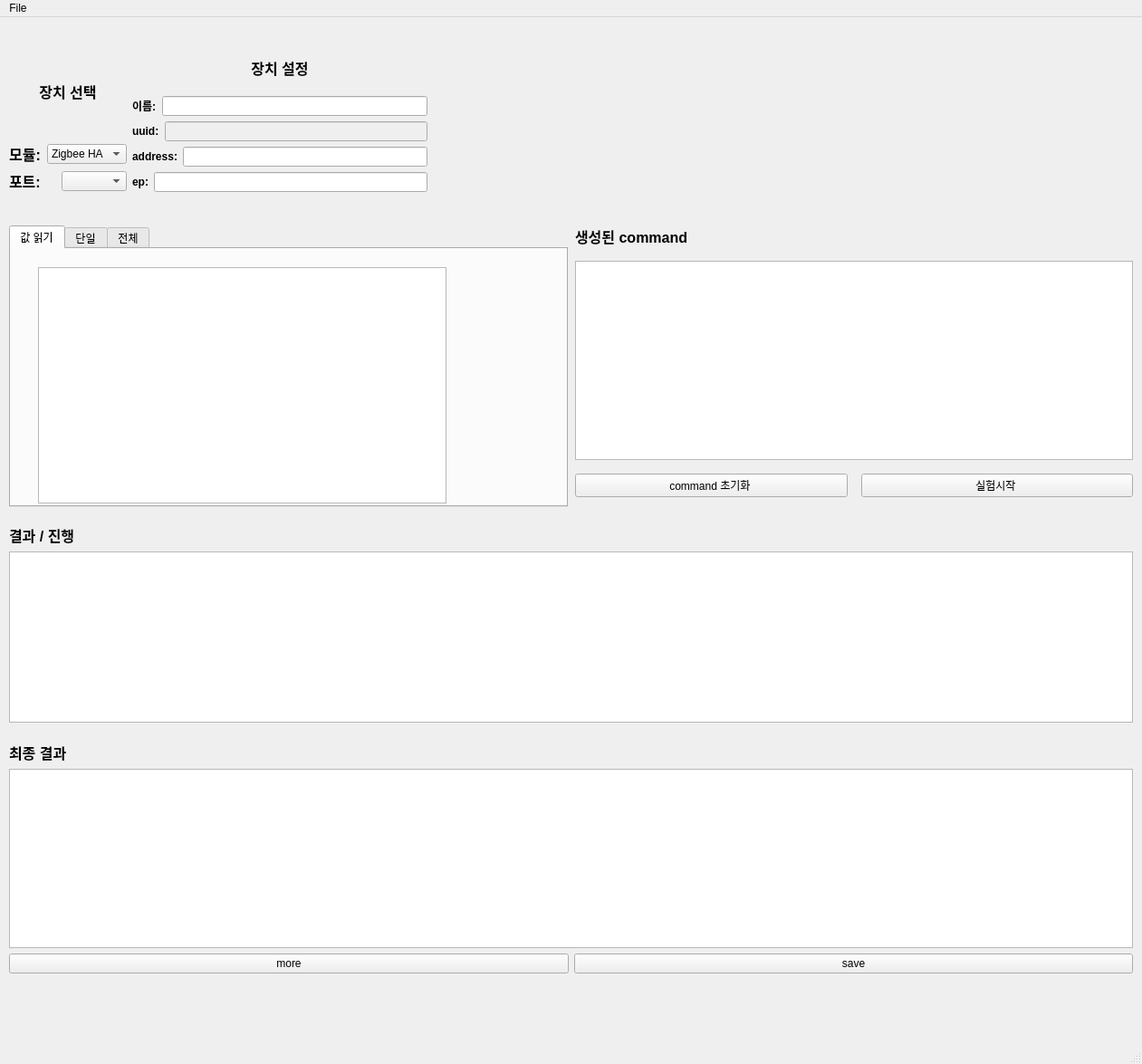
<?xml version="1.0" encoding="UTF-8"?>
<ui version="4.0">
 <class>MainWindow</class>
 <widget class="QMainWindow" name="MainWindow">
  <property name="geometry">
   <rect>
    <x>0</x>
    <y>0</y>
    <width>1261</width>
    <height>1175</height>
   </rect>
  </property>
  <property name="windowTitle">
   <string>MainWindow</string>
  </property>
  <widget class="QWidget" name="centralwidget">
   <widget class="QWidget" name="layoutWidget">
    <property name="geometry">
     <rect>
      <x>10</x>
      <y>800</y>
      <width>1241</width>
      <height>256</height>
     </rect>
    </property>
    <layout class="QVBoxLayout" name="verticalLayout_15">
     <item>
      <widget class="QLabel" name="label_13">
       <property name="font">
        <font>
         <family>Arial</family>
         <pointsize>12</pointsize>
         <weight>75</weight>
         <bold>true</bold>
        </font>
       </property>
       <property name="text">
        <string>최종 결과</string>
       </property>
      </widget>
     </item>
     <item>
      <widget class="QListView" name="listView_result"/>
     </item>
     <item>
      <layout class="QHBoxLayout" name="horizontalLayout_16">
       <item>
        <widget class="QPushButton" name="btn_more">
         <property name="text">
          <string>more</string>
         </property>
        </widget>
       </item>
       <item>
        <widget class="QPushButton" name="btn_save">
         <property name="text">
          <string>save</string>
         </property>
        </widget>
       </item>
      </layout>
     </item>
    </layout>
   </widget>
   <widget class="QWidget" name="layoutWidget">
    <property name="geometry">
     <rect>
      <x>10</x>
      <y>560</y>
      <width>1241</width>
      <height>219</height>
     </rect>
    </property>
    <layout class="QVBoxLayout" name="verticalLayout_14">
     <item>
      <widget class="QLabel" name="label_8">
       <property name="font">
        <font>
         <family>Arial</family>
         <pointsize>12</pointsize>
         <weight>75</weight>
         <bold>true</bold>
        </font>
       </property>
       <property name="text">
        <string>결과 / 진행</string>
       </property>
      </widget>
     </item>
     <item>
      <widget class="QListView" name="listView_process"/>
     </item>
    </layout>
   </widget>
   <widget class="QWidget" name="layoutWidget">
    <property name="geometry">
     <rect>
      <x>10</x>
      <y>230</y>
      <width>1241</width>
      <height>311</height>
     </rect>
    </property>
    <layout class="QHBoxLayout" name="horizontalLayout_9">
     <property name="spacing">
      <number>8</number>
     </property>
     <item>
      <widget class="QTabWidget" name="tabWidget">
       <property name="currentIndex">
        <number>0</number>
       </property>
       <property name="iconSize">
        <size>
         <width>16</width>
         <height>16</height>
        </size>
       </property>
       <widget class="QWidget" name="tab_8">
        <attribute name="title">
         <string>값 읽기</string>
        </attribute>
        <widget class="QTreeView" name="treeView">
         <property name="geometry">
          <rect>
           <x>30</x>
           <y>20</y>
           <width>451</width>
           <height>261</height>
          </rect>
         </property>
        </widget>
        <widget class="QPushButton" name="btn_insert_attribute">
         <property name="geometry">
          <rect>
           <x>190</x>
           <y>320</y>
           <width>112</width>
           <height>32</height>
          </rect>
         </property>
         <property name="text">
          <string>추가</string>
         </property>
        </widget>
       </widget>
       <widget class="QWidget" name="tab">
        <attribute name="title">
         <string>단일</string>
        </attribute>
        <widget class="QTabWidget" name="tab_single">
         <property name="geometry">
          <rect>
           <x>10</x>
           <y>20</y>
           <width>581</width>
           <height>171</height>
          </rect>
         </property>
         <property name="currentIndex">
          <number>2</number>
         </property>
         <widget class="QWidget" name="tab_4">
          <attribute name="title">
           <string>on/off</string>
          </attribute>
          <widget class="QWidget" name="layoutWidget_6">
           <property name="geometry">
            <rect>
             <x>0</x>
             <y>40</y>
             <width>570</width>
             <height>58</height>
            </rect>
           </property>
           <layout class="QHBoxLayout" name="horizontalLayout_27">
            <item>
             <layout class="QHBoxLayout" name="horizontalLayout_28">
              <item>
               <widget class="QLabel" name="label_56">
                <property name="enabled">
                 <bool>true</bool>
                </property>
                <property name="font">
                 <font>
                  <family>Arial</family>
                  <pointsize>12</pointsize>
                  <weight>75</weight>
                  <bold>true</bold>
                 </font>
                </property>
                <property name="text">
                 <string>On/Off</string>
                </property>
               </widget>
              </item>
              <item>
               <layout class="QHBoxLayout" name="horizontalLayout_29">
                <property name="spacing">
                 <number>32</number>
                </property>
                <item>
                 <widget class="QRadioButton" name="rdo_on_routine_3">
                  <property name="text">
                   <string>On</string>
                  </property>
                 </widget>
                </item>
                <item>
                 <widget class="QRadioButton" name="rdo_off_routine_3">
                  <property name="text">
                   <string>Off</string>
                  </property>
                 </widget>
                </item>
                <item>
                 <widget class="QRadioButton" name="rdo_toggle_routine_3">
                  <property name="text">
                   <string>toggle</string>
                  </property>
                 </widget>
                </item>
               </layout>
              </item>
             </layout>
            </item>
            <item>
             <layout class="QHBoxLayout" name="horizontalLayout_30">
              <item>
               <layout class="QVBoxLayout" name="verticalLayout_27">
                <item>
                 <widget class="QLabel" name="label_57">
                  <property name="text">
                   <string>반복  </string>
                  </property>
                  <property name="alignment">
                   <set>Qt::AlignCenter</set>
                  </property>
                 </widget>
                </item>
                <item>
                 <widget class="QSpinBox" name="spinBox_onoff_routine_7">
                  <property name="enabled">
                   <bool>true</bool>
                  </property>
                  <property name="minimum">
                   <number>0</number>
                  </property>
                  <property name="maximum">
                   <number>300</number>
                  </property>
                 </widget>
                </item>
               </layout>
              </item>
              <item>
               <layout class="QVBoxLayout" name="verticalLayout_28">
                <item>
                 <widget class="QLabel" name="label_58">
                  <property name="text">
                   <string>대기(ms)</string>
                  </property>
                  <property name="alignment">
                   <set>Qt::AlignCenter</set>
                  </property>
                 </widget>
                </item>
                <item>
                 <widget class="QDoubleSpinBox" name="doubleSpinBox_13">
                  <property name="enabled">
                   <bool>false</bool>
                  </property>
                 </widget>
                </item>
               </layout>
              </item>
              <item>
               <layout class="QVBoxLayout" name="verticalLayout_29">
                <item>
                 <widget class="QLabel" name="label_59">
                  <property name="text">
                   <string>전환(ms)</string>
                  </property>
                  <property name="alignment">
                   <set>Qt::AlignCenter</set>
                  </property>
                 </widget>
                </item>
                <item>
                 <widget class="QDoubleSpinBox" name="doubleSpinBox_14">
                  <property name="enabled">
                   <bool>false</bool>
                  </property>
                 </widget>
                </item>
               </layout>
              </item>
             </layout>
            </item>
           </layout>
          </widget>
         </widget>
         <widget class="QWidget" name="tab_5">
          <attribute name="title">
           <string>Color</string>
          </attribute>
          <widget class="QWidget" name="layoutWidget_12">
           <property name="geometry">
            <rect>
             <x>0</x>
             <y>40</y>
             <width>571</width>
             <height>61</height>
            </rect>
           </property>
           <layout class="QHBoxLayout" name="horizontalLayout_41">
            <item>
             <widget class="QLabel" name="label_77">
              <property name="font">
               <font>
                <family>Arial</family>
                <pointsize>12</pointsize>
                <weight>75</weight>
                <bold>true</bold>
               </font>
              </property>
              <property name="text">
               <string>Color</string>
              </property>
             </widget>
            </item>
            <item>
             <widget class="QComboBox" name="cbo_input_color_routine_5">
              <item>
               <property name="text">
                <string>직접 입력</string>
               </property>
              </item>
              <item>
               <property name="text">
                <string>랜덤(정상)</string>
               </property>
              </item>
              <item>
               <property name="text">
                <string>랜덤(비정상)</string>
               </property>
              </item>
              <item>
               <property name="text">
                <string>랜덤(모든범위)</string>
               </property>
              </item>
             </widget>
            </item>
            <item>
             <layout class="QVBoxLayout" name="verticalLayout_43">
              <item>
               <widget class="QLabel" name="label_78">
                <property name="text">
                 <string>반복  </string>
                </property>
                <property name="alignment">
                 <set>Qt::AlignCenter</set>
                </property>
               </widget>
              </item>
              <item>
               <widget class="QSpinBox" name="spinBox_onoff_routine_12">
                <property name="minimum">
                 <number>0</number>
                </property>
                <property name="maximum">
                 <number>300</number>
                </property>
               </widget>
              </item>
             </layout>
            </item>
            <item>
             <layout class="QVBoxLayout" name="verticalLayout_44">
              <item>
               <widget class="QLabel" name="label_79">
                <property name="text">
                 <string>대기(ms)</string>
                </property>
                <property name="alignment">
                 <set>Qt::AlignCenter</set>
                </property>
               </widget>
              </item>
              <item>
               <widget class="QDoubleSpinBox" name="doubleSpinBox_23"/>
              </item>
             </layout>
            </item>
            <item>
             <layout class="QVBoxLayout" name="verticalLayout_45">
              <item>
               <widget class="QLabel" name="label_80">
                <property name="text">
                 <string>전환(ms)</string>
                </property>
                <property name="alignment">
                 <set>Qt::AlignCenter</set>
                </property>
               </widget>
              </item>
              <item>
               <widget class="QDoubleSpinBox" name="doubleSpinBox_24"/>
              </item>
             </layout>
            </item>
           </layout>
          </widget>
         </widget>
         <widget class="QWidget" name="tab_6">
          <attribute name="title">
           <string>Level</string>
          </attribute>
          <widget class="QWidget" name="layoutWidget_13">
           <property name="geometry">
            <rect>
             <x>0</x>
             <y>40</y>
             <width>571</width>
             <height>61</height>
            </rect>
           </property>
           <layout class="QHBoxLayout" name="horizontalLayout_42">
            <item>
             <widget class="QLabel" name="label_81">
              <property name="font">
               <font>
                <family>Arial</family>
                <pointsize>12</pointsize>
                <weight>75</weight>
                <bold>true</bold>
               </font>
              </property>
              <property name="text">
               <string>Level</string>
              </property>
             </widget>
            </item>
            <item>
             <widget class="QComboBox" name="cbo_input_color_routine_6">
              <item>
               <property name="text">
                <string>직접 입력</string>
               </property>
              </item>
              <item>
               <property name="text">
                <string>랜덤(정상)</string>
               </property>
              </item>
              <item>
               <property name="text">
                <string>랜덤(비정상)</string>
               </property>
              </item>
              <item>
               <property name="text">
                <string>랜덤(모든범위)</string>
               </property>
              </item>
             </widget>
            </item>
            <item>
             <layout class="QVBoxLayout" name="verticalLayout_46">
              <item>
               <widget class="QLabel" name="label_82">
                <property name="text">
                 <string>반복  </string>
                </property>
                <property name="alignment">
                 <set>Qt::AlignCenter</set>
                </property>
               </widget>
              </item>
              <item>
               <widget class="QSpinBox" name="spinBox_onoff_routine_13">
                <property name="minimum">
                 <number>0</number>
                </property>
                <property name="maximum">
                 <number>300</number>
                </property>
               </widget>
              </item>
             </layout>
            </item>
            <item>
             <layout class="QVBoxLayout" name="verticalLayout_47">
              <item>
               <widget class="QLabel" name="label_83">
                <property name="text">
                 <string>대기(ms)</string>
                </property>
                <property name="alignment">
                 <set>Qt::AlignCenter</set>
                </property>
               </widget>
              </item>
              <item>
               <widget class="QDoubleSpinBox" name="doubleSpinBox_25"/>
              </item>
             </layout>
            </item>
            <item>
             <layout class="QVBoxLayout" name="verticalLayout_48">
              <item>
               <widget class="QLabel" name="label_84">
                <property name="text">
                 <string>전환(ms)</string>
                </property>
                <property name="alignment">
                 <set>Qt::AlignCenter</set>
                </property>
               </widget>
              </item>
              <item>
               <widget class="QDoubleSpinBox" name="doubleSpinBox_26"/>
              </item>
             </layout>
            </item>
           </layout>
          </widget>
         </widget>
        </widget>
        <widget class="QPushButton" name="btn_insert">
         <property name="geometry">
          <rect>
           <x>180</x>
           <y>230</y>
           <width>112</width>
           <height>32</height>
          </rect>
         </property>
         <property name="text">
          <string>추가</string>
         </property>
        </widget>
       </widget>
       <widget class="QWidget" name="tab_2">
        <attribute name="title">
         <string>전체</string>
        </attribute>
        <widget class="QWidget" name="layoutWidget">
         <property name="geometry">
          <rect>
           <x>10</x>
           <y>10</y>
           <width>562</width>
           <height>261</height>
          </rect>
         </property>
         <layout class="QVBoxLayout" name="verticalLayout_7">
          <property name="spacing">
           <number>0</number>
          </property>
          <item>
           <layout class="QHBoxLayout" name="horizontalLayout_7">
            <item>
             <layout class="QHBoxLayout" name="horizontalLayout_2">
              <item>
               <widget class="QLabel" name="label_29">
                <property name="enabled">
                 <bool>true</bool>
                </property>
                <property name="font">
                 <font>
                  <family>Arial</family>
                  <pointsize>12</pointsize>
                  <weight>75</weight>
                  <bold>true</bold>
                 </font>
                </property>
                <property name="text">
                 <string>On/Off</string>
                </property>
               </widget>
              </item>
              <item>
               <layout class="QHBoxLayout" name="horizontalLayout">
                <property name="spacing">
                 <number>32</number>
                </property>
                <item>
                 <widget class="QRadioButton" name="rdo_on_routine">
                  <property name="text">
                   <string>On</string>
                  </property>
                 </widget>
                </item>
                <item>
                 <widget class="QRadioButton" name="rdo_off_routine">
                  <property name="text">
                   <string>Off</string>
                  </property>
                 </widget>
                </item>
                <item>
                 <widget class="QRadioButton" name="rdo_toggle_routine">
                  <property name="text">
                   <string>toggle</string>
                  </property>
                 </widget>
                </item>
               </layout>
              </item>
             </layout>
            </item>
            <item>
             <layout class="QHBoxLayout" name="horizontalLayout_6">
              <item>
               <layout class="QVBoxLayout" name="verticalLayout">
                <item>
                 <widget class="QLabel" name="label_27">
                  <property name="text">
                   <string>반복  </string>
                  </property>
                  <property name="alignment">
                   <set>Qt::AlignCenter</set>
                  </property>
                 </widget>
                </item>
                <item>
                 <widget class="QSpinBox" name="spinBox_onoff_routine">
                  <property name="enabled">
                   <bool>true</bool>
                  </property>
                  <property name="minimum">
                   <number>0</number>
                  </property>
                  <property name="maximum">
                   <number>300</number>
                  </property>
                 </widget>
                </item>
               </layout>
              </item>
              <item>
               <layout class="QVBoxLayout" name="verticalLayout_2">
                <item>
                 <widget class="QLabel" name="label_28">
                  <property name="text">
                   <string>대기(ms)</string>
                  </property>
                  <property name="alignment">
                   <set>Qt::AlignCenter</set>
                  </property>
                 </widget>
                </item>
                <item>
                 <widget class="QDoubleSpinBox" name="doubleSpinBox">
                  <property name="enabled">
                   <bool>false</bool>
                  </property>
                 </widget>
                </item>
               </layout>
              </item>
              <item>
               <layout class="QVBoxLayout" name="verticalLayout_3">
                <item>
                 <widget class="QLabel" name="label_32">
                  <property name="text">
                   <string>전환(ms)</string>
                  </property>
                  <property name="alignment">
                   <set>Qt::AlignCenter</set>
                  </property>
                 </widget>
                </item>
                <item>
                 <widget class="QDoubleSpinBox" name="doubleSpinBox_2">
                  <property name="enabled">
                   <bool>false</bool>
                  </property>
                 </widget>
                </item>
               </layout>
              </item>
             </layout>
            </item>
           </layout>
          </item>
          <item>
           <layout class="QHBoxLayout" name="horizontalLayout_3">
            <item>
             <widget class="QLabel" name="label_31">
              <property name="font">
               <font>
                <family>Arial</family>
                <pointsize>12</pointsize>
                <weight>75</weight>
                <bold>true</bold>
               </font>
              </property>
              <property name="text">
               <string>Color</string>
              </property>
             </widget>
            </item>
            <item>
             <widget class="QComboBox" name="cbo_input_color_routine">
              <item>
               <property name="text">
                <string>직접 입력</string>
               </property>
              </item>
              <item>
               <property name="text">
                <string>랜덤(정상)</string>
               </property>
              </item>
              <item>
               <property name="text">
                <string>랜덤(비정상)</string>
               </property>
              </item>
              <item>
               <property name="text">
                <string>랜덤(모든범위)</string>
               </property>
              </item>
             </widget>
            </item>
            <item>
             <layout class="QVBoxLayout" name="verticalLayout_5">
              <item>
               <widget class="QLabel" name="label_34">
                <property name="text">
                 <string>반복  </string>
                </property>
                <property name="alignment">
                 <set>Qt::AlignCenter</set>
                </property>
               </widget>
              </item>
              <item>
               <widget class="QSpinBox" name="spinBox_onoff_routine_2">
                <property name="minimum">
                 <number>0</number>
                </property>
                <property name="maximum">
                 <number>300</number>
                </property>
               </widget>
              </item>
             </layout>
            </item>
            <item>
             <layout class="QVBoxLayout" name="verticalLayout_4">
              <item>
               <widget class="QLabel" name="label_33">
                <property name="text">
                 <string>대기(ms)</string>
                </property>
                <property name="alignment">
                 <set>Qt::AlignCenter</set>
                </property>
               </widget>
              </item>
              <item>
               <widget class="QDoubleSpinBox" name="doubleSpinBox_3"/>
              </item>
             </layout>
            </item>
            <item>
             <layout class="QVBoxLayout" name="verticalLayout_6">
              <item>
               <widget class="QLabel" name="label_35">
                <property name="text">
                 <string>전환(ms)</string>
                </property>
                <property name="alignment">
                 <set>Qt::AlignCenter</set>
                </property>
               </widget>
              </item>
              <item>
               <widget class="QDoubleSpinBox" name="doubleSpinBox_4"/>
              </item>
             </layout>
            </item>
           </layout>
          </item>
          <item>
           <layout class="QHBoxLayout" name="horizontalLayout_4">
            <item>
             <widget class="QLabel" name="label_30">
              <property name="font">
               <font>
                <family>Arial</family>
                <pointsize>12</pointsize>
                <weight>75</weight>
                <bold>true</bold>
               </font>
              </property>
              <property name="text">
               <string>Level</string>
              </property>
             </widget>
            </item>
            <item>
             <widget class="QComboBox" name="cbo_input_level_routine">
              <item>
               <property name="text">
                <string>직접 입력</string>
               </property>
              </item>
              <item>
               <property name="text">
                <string>정상 범주 내 랜덤값 입력</string>
               </property>
              </item>
              <item>
               <property name="text">
                <string>비정상 범주 내 랜덤값 입력</string>
               </property>
              </item>
              <item>
               <property name="text">
                <string>모든 범주의 랜던값 입력</string>
               </property>
              </item>
             </widget>
            </item>
            <item>
             <layout class="QVBoxLayout" name="verticalLayout_11">
              <item>
               <widget class="QLabel" name="label_40">
                <property name="text">
                 <string>반복  </string>
                </property>
                <property name="alignment">
                 <set>Qt::AlignCenter</set>
                </property>
               </widget>
              </item>
              <item>
               <widget class="QSpinBox" name="spinBox_onoff_routine_4">
                <property name="minimum">
                 <number>0</number>
                </property>
                <property name="maximum">
                 <number>300</number>
                </property>
               </widget>
              </item>
             </layout>
            </item>
            <item>
             <layout class="QVBoxLayout" name="verticalLayout_10">
              <item>
               <widget class="QLabel" name="label_39">
                <property name="text">
                 <string>대기(ms)</string>
                </property>
                <property name="alignment">
                 <set>Qt::AlignCenter</set>
                </property>
               </widget>
              </item>
              <item>
               <widget class="QDoubleSpinBox" name="doubleSpinBox_7"/>
              </item>
             </layout>
            </item>
            <item>
             <layout class="QVBoxLayout" name="verticalLayout_12">
              <item>
               <widget class="QLabel" name="label_41">
                <property name="text">
                 <string>전환(ms)</string>
                </property>
                <property name="alignment">
                 <set>Qt::AlignCenter</set>
                </property>
               </widget>
              </item>
              <item>
               <widget class="QDoubleSpinBox" name="doubleSpinBox_8"/>
              </item>
             </layout>
            </item>
           </layout>
          </item>
          <item>
           <layout class="QHBoxLayout" name="horizontalLayout_5">
            <item>
             <widget class="QLabel" name="label_17">
              <property name="font">
               <font>
                <family>Arial</family>
                <pointsize>12</pointsize>
                <weight>75</weight>
                <bold>true</bold>
               </font>
              </property>
              <property name="text">
               <string>전체 명령의 반복 횟수 </string>
              </property>
              <property name="alignment">
               <set>Qt::AlignCenter</set>
              </property>
             </widget>
            </item>
            <item>
             <widget class="QSpinBox" name="spinBox_routine">
              <property name="minimum">
               <number>1</number>
              </property>
              <property name="maximum">
               <number>300</number>
              </property>
             </widget>
            </item>
           </layout>
          </item>
          <item>
           <widget class="QPushButton" name="btn_insert_routine">
            <property name="text">
             <string>추가</string>
            </property>
           </widget>
          </item>
         </layout>
        </widget>
       </widget>
      </widget>
     </item>
     <item>
      <layout class="QVBoxLayout" name="verticalLayout_8">
       <property name="spacing">
        <number>15</number>
       </property>
       <property name="bottomMargin">
        <number>11</number>
       </property>
       <item>
        <widget class="QLabel" name="label_14">
         <property name="font">
          <font>
           <family>Arial</family>
           <pointsize>12</pointsize>
           <weight>75</weight>
           <bold>true</bold>
          </font>
         </property>
         <property name="text">
          <string>생성된 command</string>
         </property>
        </widget>
       </item>
       <item>
        <widget class="QListView" name="listView_command"/>
       </item>
       <item>
        <layout class="QHBoxLayout" name="horizontalLayout_8">
         <item>
          <widget class="QPushButton" name="btn_clear_command">
           <property name="text">
            <string>command 초기화 </string>
           </property>
          </widget>
         </item>
         <item>
          <widget class="QPushButton" name="btn_start">
           <property name="text">
            <string>실험시작 </string>
           </property>
          </widget>
         </item>
        </layout>
       </item>
      </layout>
     </item>
    </layout>
   </widget>
   <widget class="QWidget" name="layoutWidget">
    <property name="geometry">
     <rect>
      <x>10</x>
      <y>30</y>
      <width>462</width>
      <height>163</height>
     </rect>
    </property>
    <layout class="QHBoxLayout" name="horizontalLayout_17">
     <item>
      <layout class="QVBoxLayout" name="verticalLayout_9">
       <item>
        <widget class="QLabel" name="label">
         <property name="font">
          <font>
           <family>Arial</family>
           <pointsize>12</pointsize>
           <weight>75</weight>
           <bold>true</bold>
          </font>
         </property>
         <property name="text">
          <string>장치 선택</string>
         </property>
         <property name="alignment">
          <set>Qt::AlignCenter</set>
         </property>
        </widget>
       </item>
       <item>
        <layout class="QHBoxLayout" name="horizontalLayout_11">
         <property name="spacing">
          <number>7</number>
         </property>
         <item>
          <widget class="QLabel" name="label_3">
           <property name="font">
            <font>
             <family>Arial</family>
             <pointsize>12</pointsize>
             <weight>75</weight>
             <bold>true</bold>
            </font>
           </property>
           <property name="text">
            <string>모듈:</string>
           </property>
           <property name="alignment">
            <set>Qt::AlignCenter</set>
           </property>
          </widget>
         </item>
         <item>
          <widget class="QComboBox" name="cbo_module">
           <item>
            <property name="text">
             <string>Zigbee HA</string>
            </property>
           </item>
           <item>
            <property name="text">
             <string>Zigbee 3.0</string>
            </property>
           </item>
           <item>
            <property name="text">
             <string>BLE</string>
            </property>
           </item>
           <item>
            <property name="text">
             <string>UART</string>
            </property>
           </item>
          </widget>
         </item>
        </layout>
       </item>
       <item>
        <layout class="QHBoxLayout" name="horizontalLayout_10">
         <property name="spacing">
          <number>7</number>
         </property>
         <property name="rightMargin">
          <number>0</number>
         </property>
         <item>
          <widget class="QLabel" name="label_9">
           <property name="font">
            <font>
             <family>Arial</family>
             <pointsize>12</pointsize>
             <weight>75</weight>
             <bold>true</bold>
            </font>
           </property>
           <property name="text">
            <string>포트:</string>
           </property>
           <property name="alignment">
            <set>Qt::AlignLeading|Qt::AlignLeft|Qt::AlignVCenter</set>
           </property>
           <property name="margin">
            <number>0</number>
           </property>
          </widget>
         </item>
         <item>
          <widget class="QComboBox" name="combo_port_select"/>
         </item>
        </layout>
       </item>
      </layout>
     </item>
     <item>
      <layout class="QVBoxLayout" name="verticalLayout_13">
       <item>
        <widget class="QLabel" name="label_2">
         <property name="font">
          <font>
           <family>Arial</family>
           <pointsize>12</pointsize>
           <weight>75</weight>
           <bold>true</bold>
          </font>
         </property>
         <property name="text">
          <string>장치 설정</string>
         </property>
         <property name="alignment">
          <set>Qt::AlignCenter</set>
         </property>
        </widget>
       </item>
       <item>
        <layout class="QHBoxLayout" name="horizontalLayout_12">
         <item>
          <widget class="QLabel" name="label_4">
           <property name="font">
            <font>
             <family>Arial</family>
             <weight>75</weight>
             <bold>true</bold>
            </font>
           </property>
           <property name="text">
            <string>이름:</string>
           </property>
          </widget>
         </item>
         <item>
          <widget class="QLineEdit" name="lineEdit_device_name"/>
         </item>
        </layout>
       </item>
       <item>
        <layout class="QHBoxLayout" name="horizontalLayout_13">
         <item>
          <widget class="QLabel" name="label_5">
           <property name="font">
            <font>
             <family>Arial</family>
             <weight>75</weight>
             <bold>true</bold>
            </font>
           </property>
           <property name="text">
            <string>uuid:</string>
           </property>
          </widget>
         </item>
         <item>
          <widget class="QLineEdit" name="lineEdit_device_uuid">
           <property name="enabled">
            <bool>false</bool>
           </property>
          </widget>
         </item>
        </layout>
       </item>
       <item>
        <layout class="QHBoxLayout" name="horizontalLayout_14">
         <item>
          <widget class="QLabel" name="label_6">
           <property name="font">
            <font>
             <family>Arial</family>
             <weight>75</weight>
             <bold>true</bold>
            </font>
           </property>
           <property name="text">
            <string>address:</string>
           </property>
          </widget>
         </item>
         <item>
          <widget class="QLineEdit" name="lineEdit_device_addr"/>
         </item>
        </layout>
       </item>
       <item>
        <layout class="QHBoxLayout" name="horizontalLayout_15">
         <item>
          <widget class="QLabel" name="label_7">
           <property name="font">
            <font>
             <family>Arial</family>
             <weight>75</weight>
             <bold>true</bold>
            </font>
           </property>
           <property name="text">
            <string>ep:</string>
           </property>
          </widget>
         </item>
         <item>
          <widget class="QLineEdit" name="lineEdit_device_ep"/>
         </item>
        </layout>
       </item>
      </layout>
     </item>
    </layout>
   </widget>
  </widget>
  <widget class="QMenuBar" name="menubar">
   <property name="geometry">
    <rect>
     <x>0</x>
     <y>0</y>
     <width>1261</width>
     <height>26</height>
    </rect>
   </property>
   <widget class="QMenu" name="menuFile">
    <property name="title">
     <string>File</string>
    </property>
    <widget class="QMenu" name="menuImport_json">
     <property name="title">
      <string>Import json</string>
     </property>
     <addaction name="action_import_device"/>
     <addaction name="action_import_command"/>
    </widget>
    <widget class="QMenu" name="menuexport_json">
     <property name="title">
      <string>export json</string>
     </property>
     <addaction name="action_export_device"/>
     <addaction name="action_export_command"/>
    </widget>
    <addaction name="menuImport_json"/>
    <addaction name="menuexport_json"/>
   </widget>
   <addaction name="menuFile"/>
  </widget>
  <widget class="QStatusBar" name="statusbar"/>
  <action name="action_import_device">
   <property name="text">
    <string>import device</string>
   </property>
  </action>
  <action name="action_import_command">
   <property name="text">
    <string>import command</string>
   </property>
  </action>
  <action name="action_export_device">
   <property name="text">
    <string>export device</string>
   </property>
  </action>
  <action name="action_export_command">
   <property name="text">
    <string>export command</string>
   </property>
  </action>
 </widget>
 <resources/>
 <connections/>
 <slots>
  <slot>slot_test()</slot>
 </slots>
</ui>
